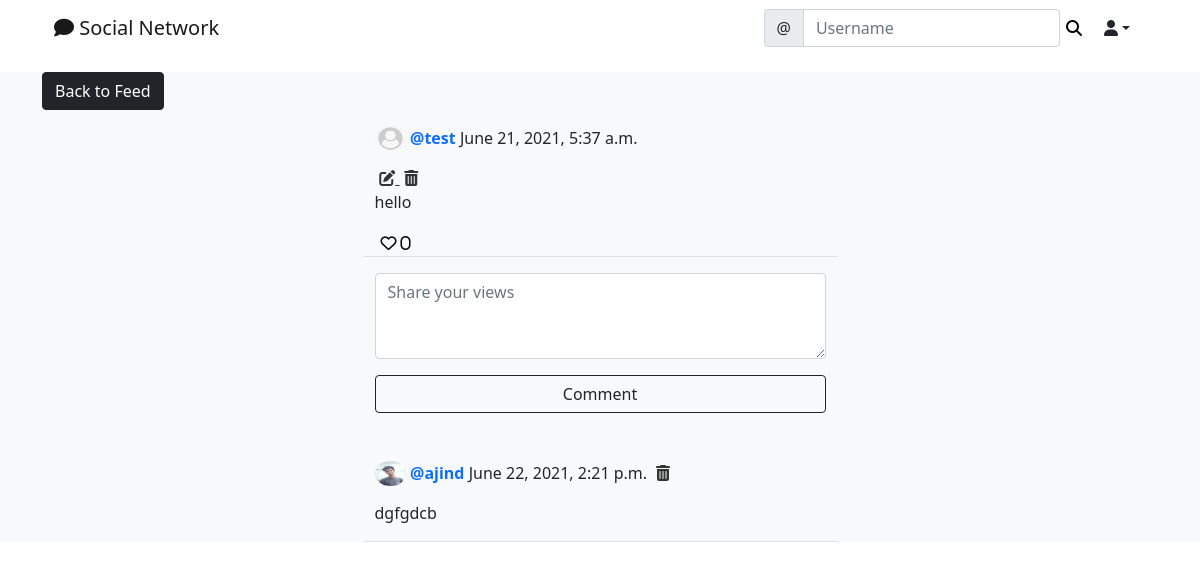
Page /social/post/21 (signed in) on the earlier database version.
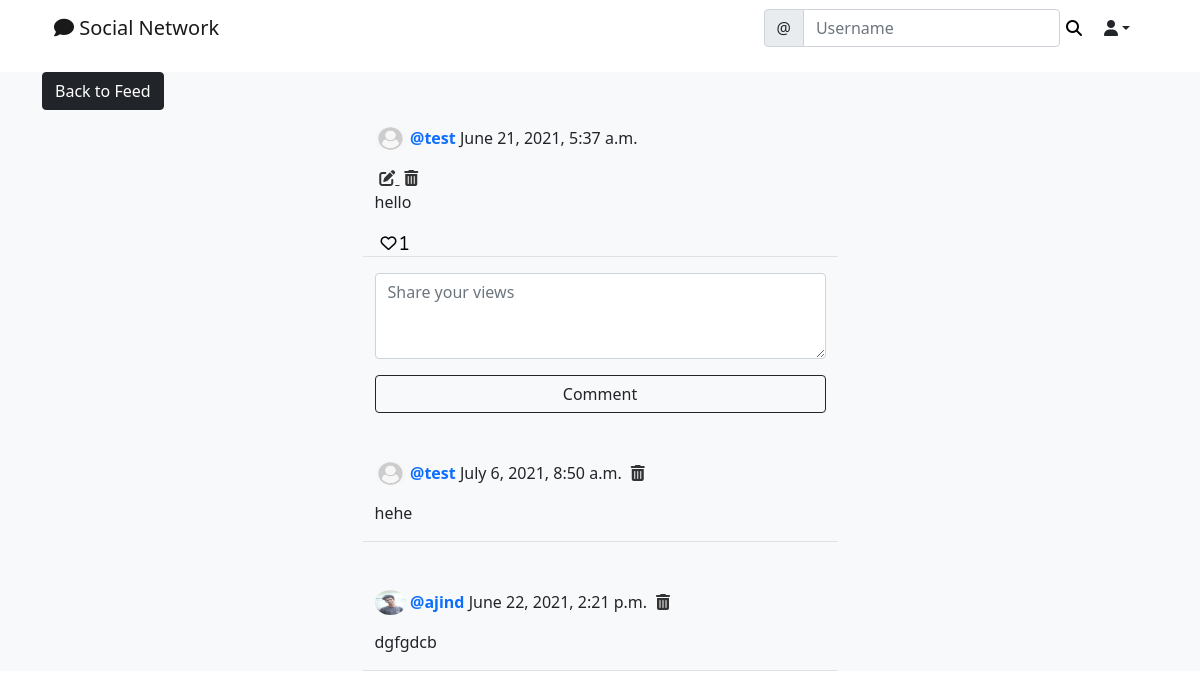
Same page on the later database version.
### social/models.py (models this page shows)
class Post(models.Model):
    body = models.TextField()
    created_on = models.DateTimeField(default = timezone.now)
    author = models.ForeignKey(User, on_delete = models.CASCADE)
    likes = models.ManyToManyField(User, blank = True, related_name = "likes")

class Comment(models.Model):
    comment = models.TextField()
    created_on = models.DateTimeField(default = timezone.now)
    author = models.ForeignKey(User, on_delete = models.CASCADE)
    post = models.ForeignKey('Post', on_delete = models.CASCADE)

class UserProfile(models.Model):
    user = models.OneToOneField(User, primary_key = True, verbose_name = 'user', related_name = 'profile', on_delete = models.CASCADE)
    name = models.CharField(max_length = 30, null =True, blank = True)
    bio = models.TextField(max_length = 200, null =True, blank = True)
    birthday = models.DateField(null =True, blank = True)
    location = models.CharField(max_length = 100, null =True, blank = True)
    profile_pic = models.ImageField(upload_to = 'uploads/profile_pictures', default = 'uploads/profile_pictures/default.png', blank = True)
    followers = models.ManyToManyField(User, blank = True, related_name = 'followers')

### social/views.py (the view, shortened to what this page needs)
# urls.py: path('post/<int:pk>', PostDetailView.as_view(), name= 'post-detail'),
class PostDetailView(LoginRequiredMixin, View):
    def get(self, request, pk, *args, **kwargs):
        post = Post.objects.get(pk=pk)
        form = CommentForm()
        comments = Comment.objects.filter(post=post).order_by('-created_on')
        context = {
            'post' : post,
            'form' : form,
            'comments' : comments,
        }
        return render(request, 'social/post_detail.html', context)

### social/forms.py
class CommentForm(forms.ModelForm):
    comment = forms.CharField(
        label = '',
        widget = forms.Textarea(attrs={
            'rows' : '3',
            'placeholder' : 'Share your views',
        }))
    class Meta:
        model = Comment
        fields = ['comment']

### social/templates/social/post_detail.html (shortened to what this page needs)
{% extends 'landing/base.html' %} {% load crispy_forms_tags %} {%block content%}
<div class="container">
  <div class="row mt-3">
    <div class="col-md-5 col-sm-6">
      <a href="{% url 'post-list' %}" class="btn btn-dark">Back to Feed</a>
    </div>
  </div>
  <div class="row justify-content-center mt-3">
    <div class="col-md-5 col-sm-12 border-bottom">
      <div>
        <a class="text-decoration-none" href="{% url 'profile' post.author.profile.pk %}">
          <img class="card-img-top rounded-circle me-1" style="width: 7%;float: left;"
            height="25" src="{{ post.author.profile.profile_pic.url }}" alt="Profile Pic"/>
        </a>
        <p>
          <a class="text-decoration-none" href="{% url 'profile' post.author.profile.pk %}">
            <strong> @{{post.author}}</strong>
          </a>
          {{post.created_on}}
        </p>
      </div>
      {%if request.user == post.author %}
      <a href="{% url 'post-edit' post.pk %}" style="color: #333; margin-left: .3rem;">
        <i class="fas fa-edit"></i>
      </a>
      <a href="{% url 'post-delete' post.pk %}" style="color: #333; margin-left: .3rem;">
        <i class="fas fa-trash-alt"></i>
      </a>
      {% endif %}
      <p>{{post.body}}</p>
      <div class="d-flex flex-row">
        <form method="POST" action="{% url 'post-like' post.pk %}">
          <button type="submit" class="bg-transparent border-0 shadow-none">
            <i class="far fa-heart"> <span>{{ post.likes.all.count }}</span></i></button>
        </form>
      </div>
    </div>
  </div>
  <div class="row justify-content-center mt-3 mb-5">
    <div class="col-md-5 col-sm-12">
      <form method="POST">
        {% csrf_token %} {{form | crispy}}
        <div class="d-grid gap-2">
          <button class="btn btn-outline-dark mt-3">Comment</button>
        </div>
      </form>
    </div>
  </div>
  {% for comment in comments %}
  <div class="row justify-content-center mt-3 mb-5">
    <div class="col-md-5 col-sm-12 border-bottom">
      <div>
        <a class="text-decoration-none" href="{% url 'profile' comment.author.profile.pk %}">
          <img class="card-img-top rounded-circle me-1" style="width: 7%;float: left;"
            height="25" src="{{ comment.author.profile.profile_pic.url }}" alt="Profile Pic"/>
        </a>
        <p>
          <a class="text-decoration-none" href="{% url 'profile' post.author.profile.pk %}">
            <strong> @{{comment.author}}</strong>
          </a>
          {{comment.created_on}}
          {% if request.user == post.author or request.user == comment.author %}
          <a href="{% url 'comment-delete' post.pk comment.pk %}" style="color: #333; margin-left: .3rem;">
            <i class="fas fa-trash-alt"></i>
          </a>
          {% endif %}
        </p>
      </div>
      <p>{{comment.comment}}</p>
    </div>
  </div>
  {% endfor %}
</div>
{% endblock content %}

Differences in the rows shown:
computed for Post "hello": likes.all.count "0" → "1"
added Comment: author.profile.profile_pic (placeholder picture), author "test", created_on "July 6, 2021, 8:50 a.m.", comment "hehe"
